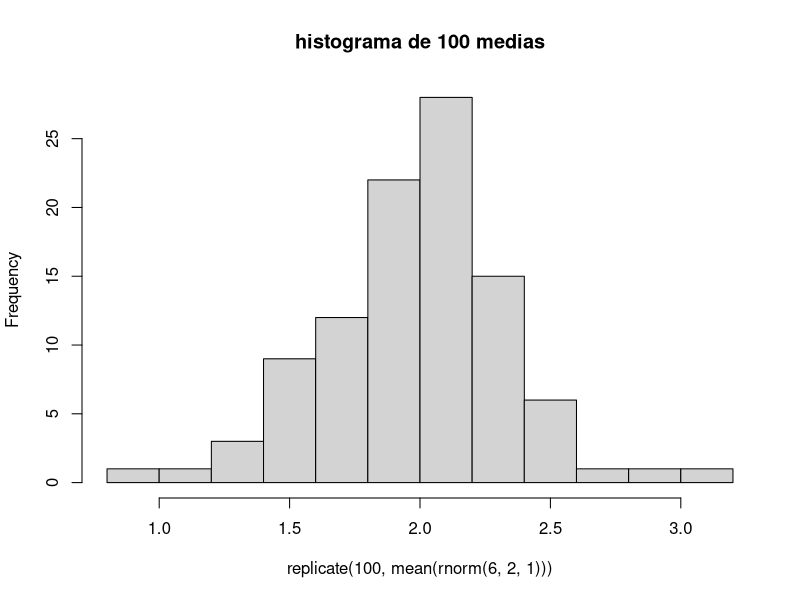
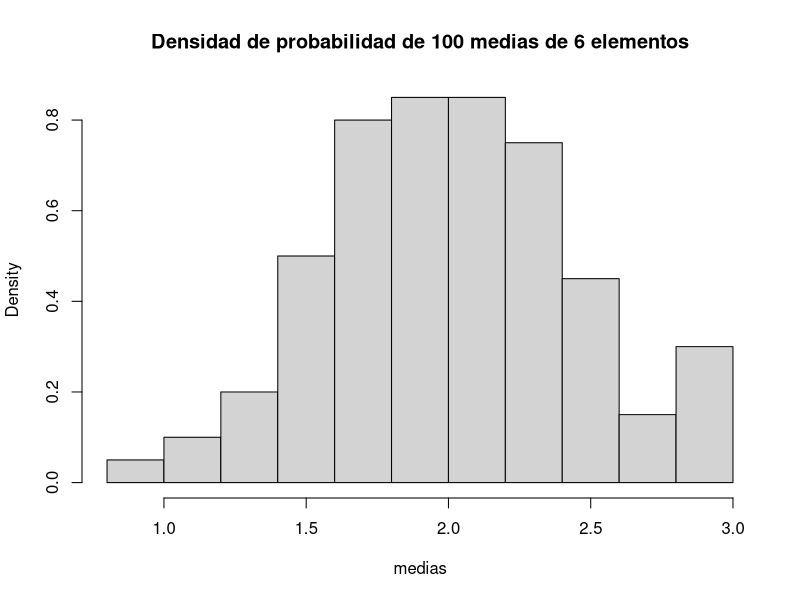
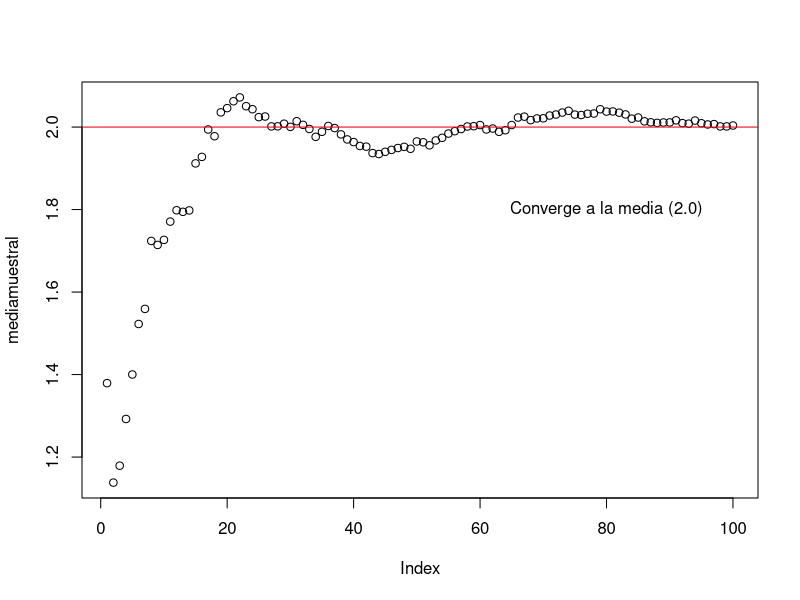
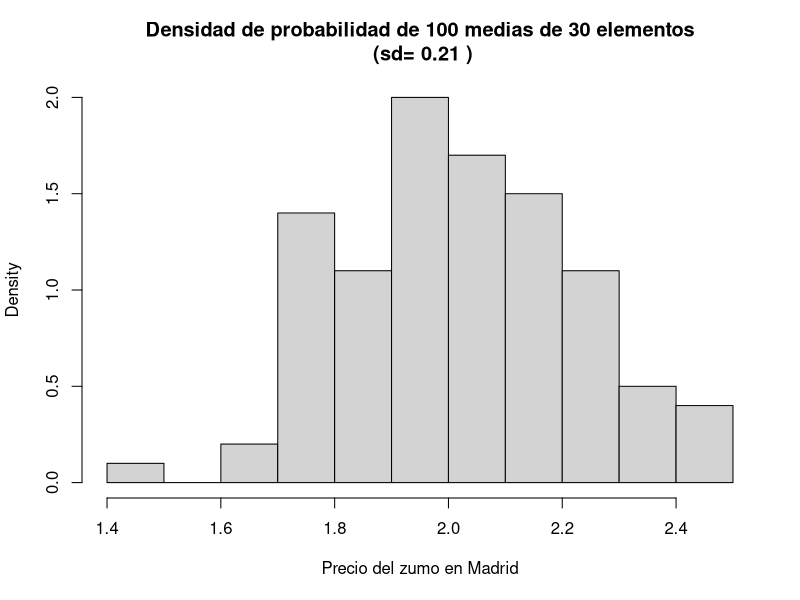
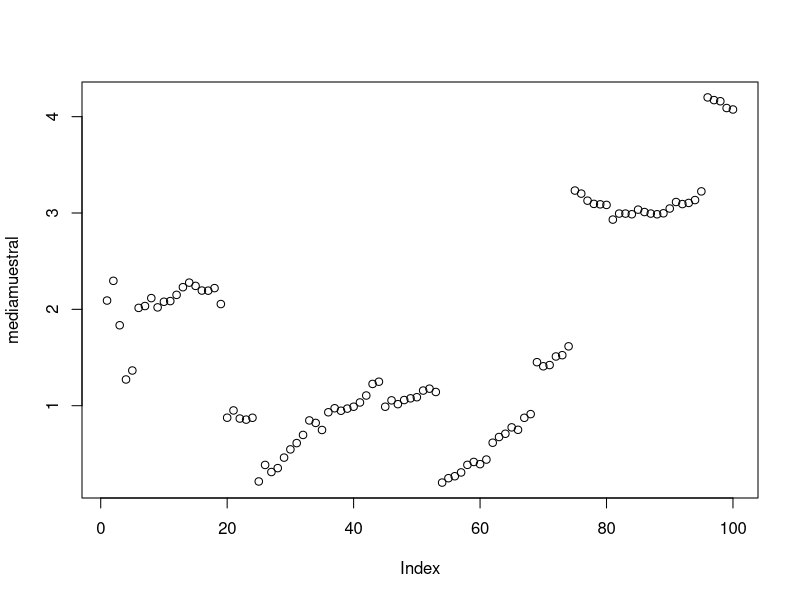
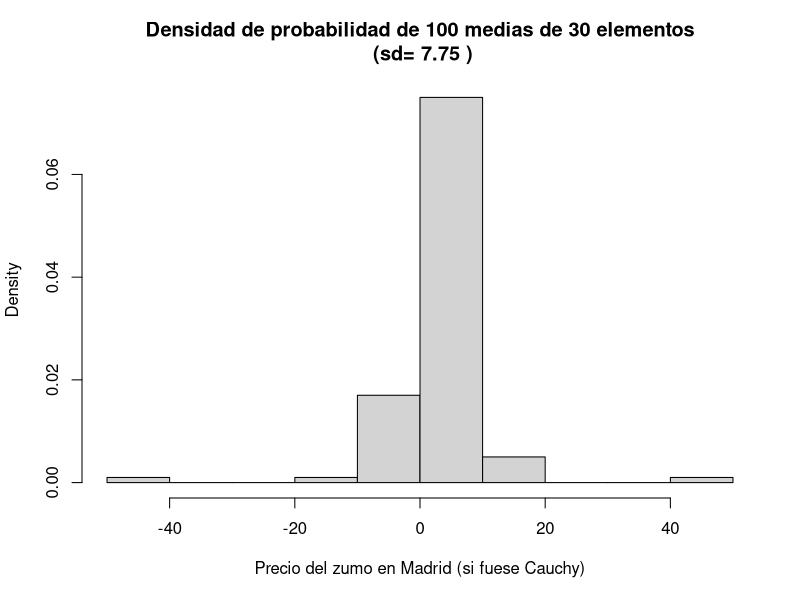

Generate these figures, in order, with R:
## ---- chunk 1
runif(6, 0, 1)
## ---- chunk 2
set.seed(666)
runif(6, 0, 1)
runif(6, 0, 1)
## ---- chunk 3
set.seed(666)
runif(6, 0, 1)
runif(6, 0, 1)
## ---- chunk 4
rnorm(6, 0, 1)
## ---- chunk 5
rnorm(6, 2, 1)
## ---- chunk 6
mean(rnorm(6, 2, 1))
## ---- chunk 7
replicate(100, mean(rnorm(6, 2, 1)))
## ---- chunk 8
hist(replicate(100, mean(rnorm(6, 2, 1))), main = "histograma de 100 medias")
## ---- chunk 9
medias <- replicate(100, mean(rnorm(6, 2, 1)))
hist(medias, 
     freq = FALSE, 
     main = "Densidad de probabilidad de 100 medias de 6 elementos")
## ---- chunk 10
sd(medias)
## ---- chunk 11
round(sd(medias), digits = 2)
## ---- chunk 12
library(dplyr)
x <- c(1, 3, 5, 2, 2)
cummean(x)
## ---- chunk 13
x <- c(1, 3, 5, 2, 2)
cumsum(x)/1:length(x)
## ---- chunk 14
library(dplyr)
set.seed(335)
mediamuestral <- cummean(replicate(100, mean(rnorm(6, 2, 1))))
plot(mediamuestral)
abline(h=2, col="red")
text(80, 1.8, "Converge a la media (2.0)")
## ---- chunk 15
set.seed(335)
mediamuestral <-replicate(100, mean(rnorm(30, 2, 1)))
hist(mediamuestral, 
     freq = FALSE, 
     main = paste('Densidad de probabilidad de 100 medias de 30 elementos\n',
                  '(sd=', round(sd(mediamuestral), digits=2), ')'
                  ),
     xlab = "Precio del zumo en Madrid"
    )
## ---- chunk 16
library(dplyr)
set.seed(328)
mediamuestral <- cummean(replicate(100, mean(rcauchy(6, location = 2, scale = 1))))
plot(mediamuestral)
## ---- chunk 17
set.seed(335)
mediamuestral <-replicate(100, mean(rcauchy(30, 2, 1)))
hist(mediamuestral, 
     freq = FALSE, 
     main = paste('Densidad de probabilidad de 100 medias de 30 elementos\n',
                  '(sd=', round(sd(mediamuestral), digits=2), ')'
                  ),
      xlab = "Precio del zumo en Madrid (si fuese Cauchy)"
    )
